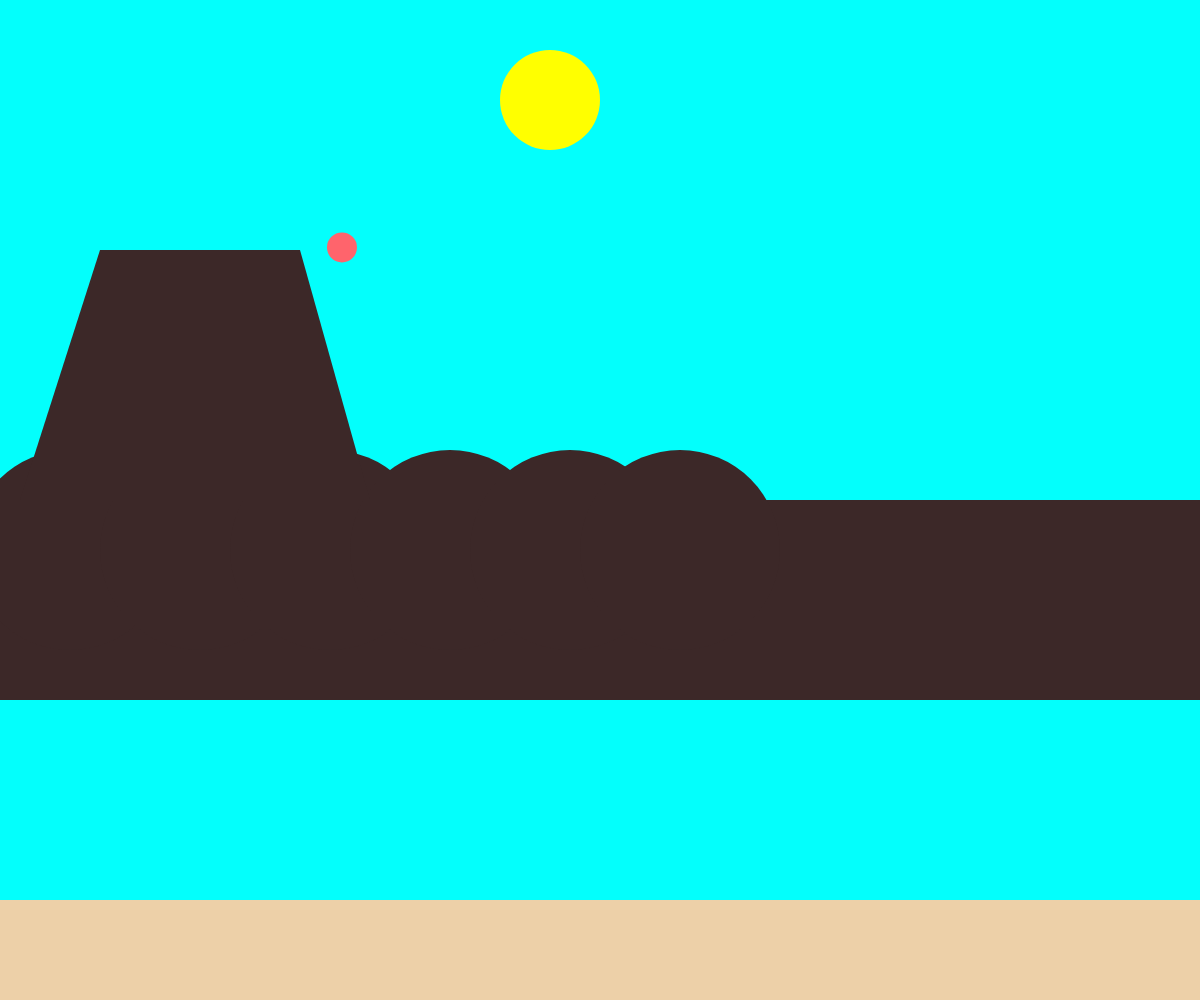
Frame 1 (no input)
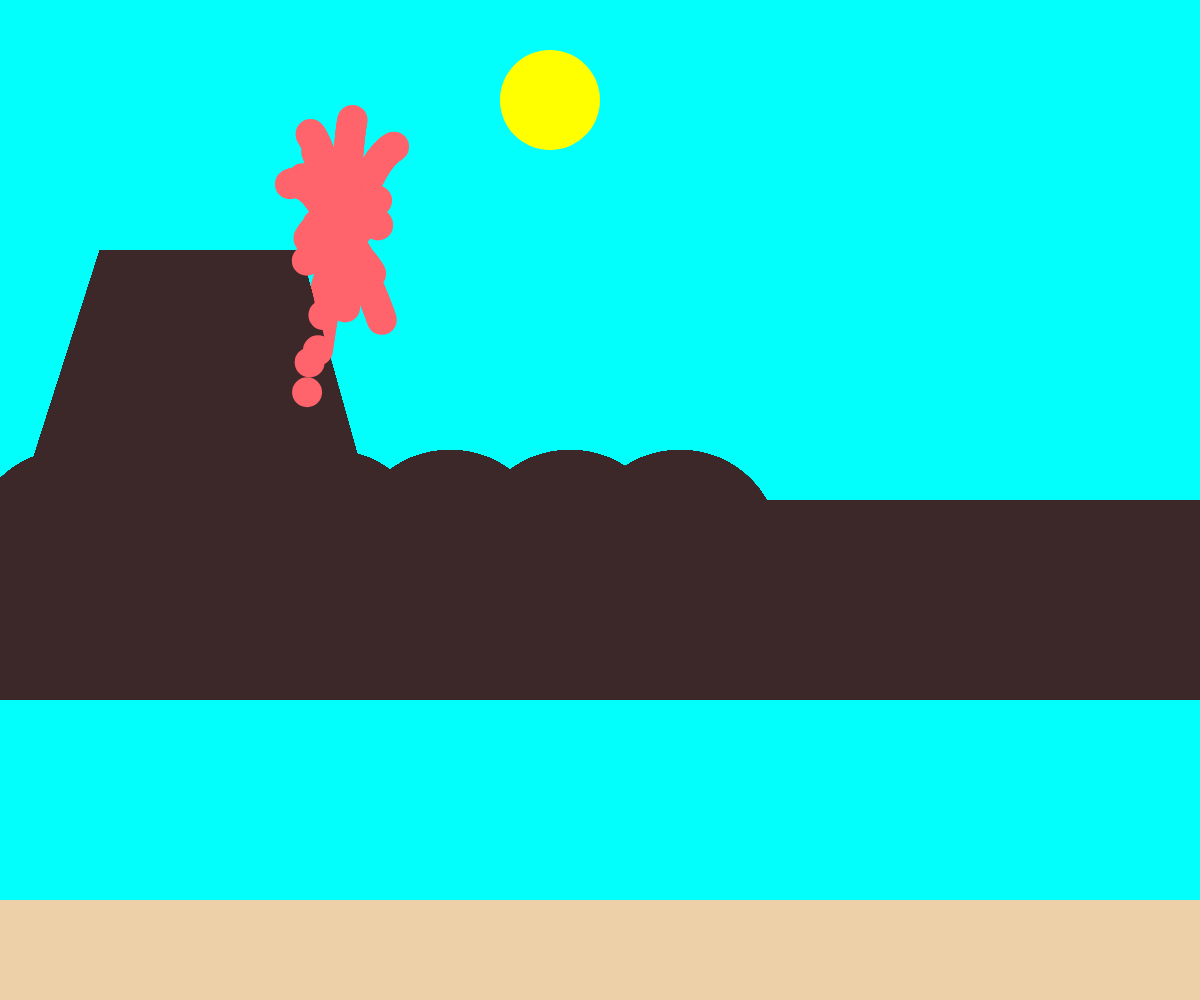
Frame 60 (no input)
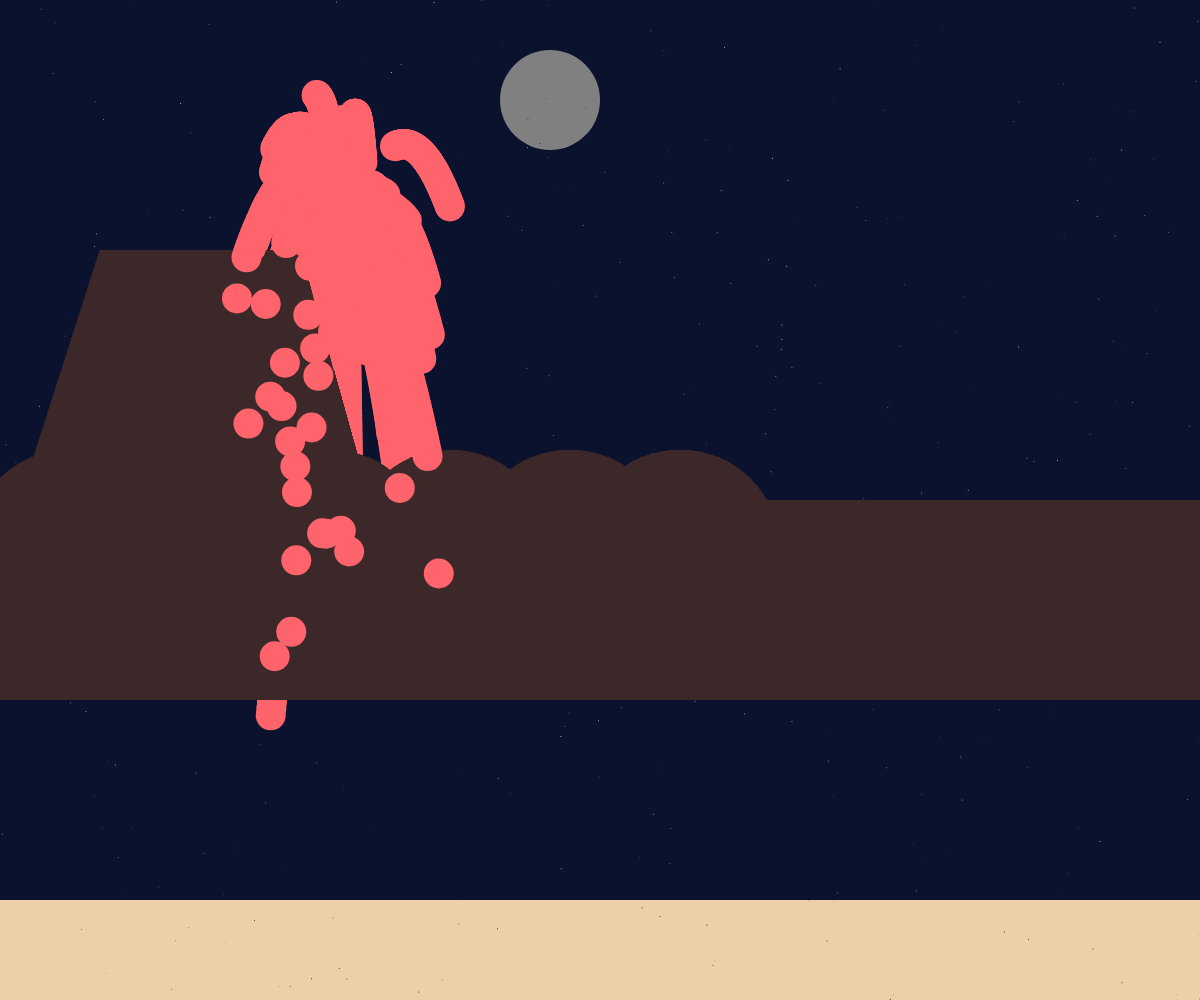
Frame 120 (the mouse pressed at the canvas centre since frame 60)

The p5.js sketch that drew these frames (run headless with seeded random() and noise() and a simulated clock; from frame 60 on, the mouse is pressed at the canvas centre):

// p5.js sketch
// ── sketch.js
let system;
let x = 550;
let y = 100;
let diam = 100;
let daytime = true;
let stars = [];

function setup() {
  createCanvas(windowWidth, windowHeight);
  background(220)
  dayTime();
  system = new ParticleSystem(createVector(width / 3.5, 250));
// For loop to iterate through the loop and increment.
  for (let i = 0; i < 400; i++) {

    // Array of star objects.
    stars[i] = {
      // place x position randomly between 0 and width
      x1: random(0, width),
      // place y position randomly between 0 and width
      y1: random(0, height),
      // method to show stars.
      display: function() {
        stroke(random(225));
        point(this.x1, this.y1);

      }
    }
  }
}

function draw() {
  noStroke()
  fill(60, 40, 40)
  rect(0, 500, windowWidth, 200);
  ellipse(70, 550, 200);
  ellipse(200, 550, 200);
  ellipse(330, 550, 200);
  ellipse(450, 550, 200);
  ellipse(570, 550, 200);
  ellipse(680, 550, 200);
  quad(100, 250, 300, 250, 370, 500, 20, 500);
  system.addParticle();
  system.run();
}

function dayTime() {
  clear();
  noStroke();
      fill("white");
  background(3, 400, 252)
  fill(237, 208, 168);
  rect(0, height - 100, width, 100)
  fill("yellow");
  circle(x,y,diam)

}

//Set nightTime moon and sky
function nightTime() {
  clear();
  noStroke();
  background(11, 18, 46);
    fill(237, 208, 168);
  rect(0, height - 100, width, 100)
  fill("grey");
  circle(x,y,diam)
  
    for (let i = 0; i < 400; i++) {
    stars[i].display(); // display each star
  }
  
}


//Have day change on mousePress. Set bool so next click the right change happens.
function mousePressed() {
  if (daytime) {
    nightTime()
    daytime = false;
  }else {
        dayTime()
    daytime = true;
  }
}

let Particle = function(position) {
  this.acceleration = createVector(0, 0.05);
  this.velocity = createVector(random(-1, 1), random(-4, 1));
  this.position = position.copy();
  this.lifespan = 855;
};

Particle.prototype.run = function() {
  this.update();
  this.display();
};

// Method to update position
Particle.prototype.update = function(){
  this.velocity.add(this.acceleration);
  this.position.add(this.velocity);
  this.lifespan -= 2;
};

// Method to display
Particle.prototype.display = function() {
  stroke(200, this.lifespan);
  noStroke();
  fill(400, 100, 108);
  ellipse(this.position.x, this.position.y, 30, 30);
};

Particle.prototype.isDead = function(){
  return this.lifespan < 0;
};

let ParticleSystem = function(position) {
  this.origin = position.copy();
  this.particles = [];
};

ParticleSystem.prototype.addParticle = function() {
  this.particles.push(new Particle(this.origin));
};

ParticleSystem.prototype.run = function() {
  for (let i = this.particles.length-1; i >= 0; i--) {
    let p = this.particles[i];
    p.run();
    if (p.isDead()) {
      this.particles.splice(i, 1);
    }
  }
};
